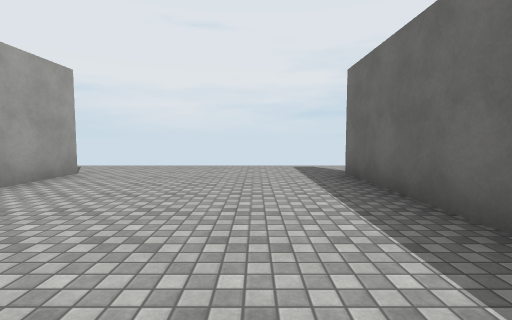
View 1 (above)

24 first-person views from a walk through a 3-D level made in the Unity game engine. The camera is 1.3 m above the floor, tilts 4° down and sees 85° across. The floor is counted in squares, 2 m on a side. Each view is taken from the middle of a square. On the plan, view 1 faces up. The plan holds only what a view shows up to about 9 squares ahead; the rest is blank. The place goes on beyond the plan. The player character is not drawn. Surface patterns are stand-ins for the level's own textures.

View 2
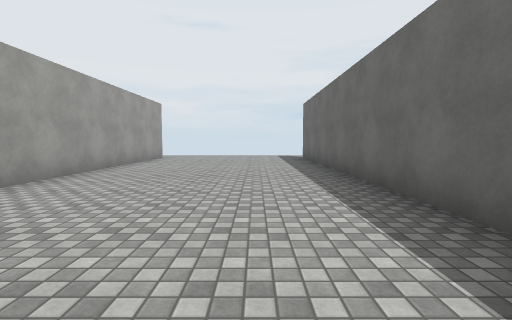

View 3
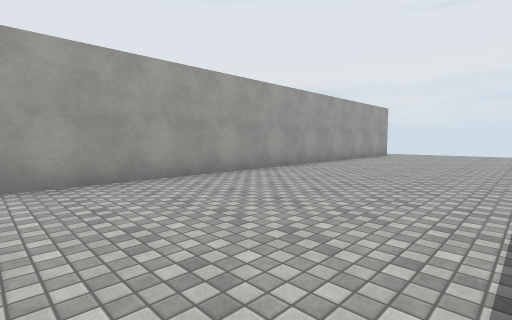

View 4
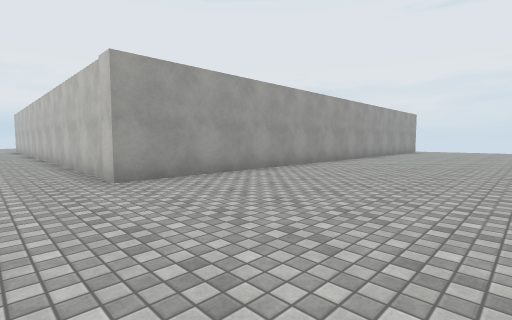

View 5
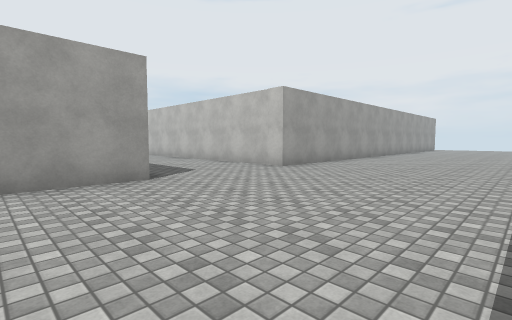

View 6
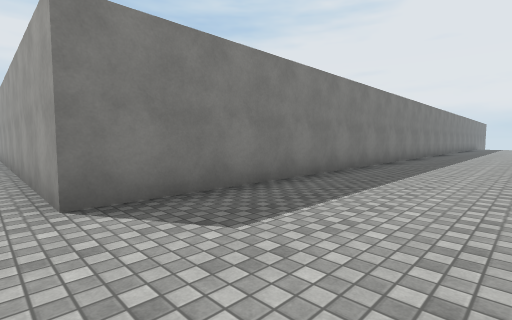

View 7
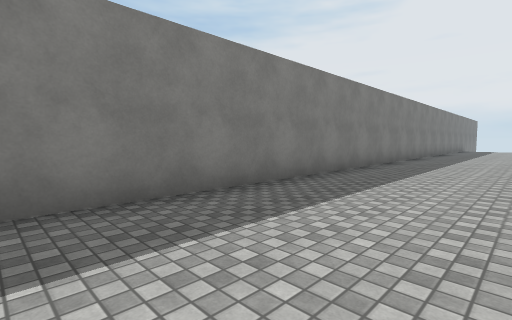

View 8
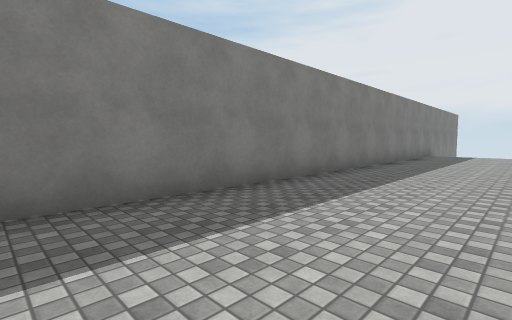

View 9
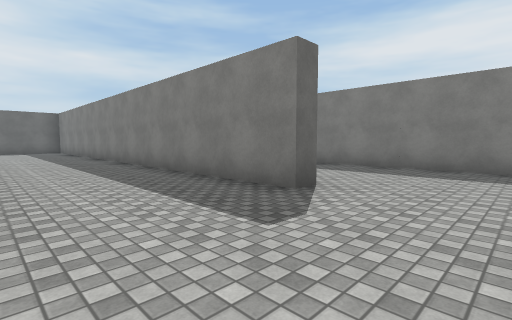

View 10
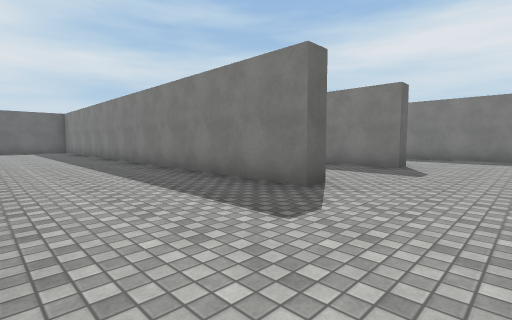

View 11
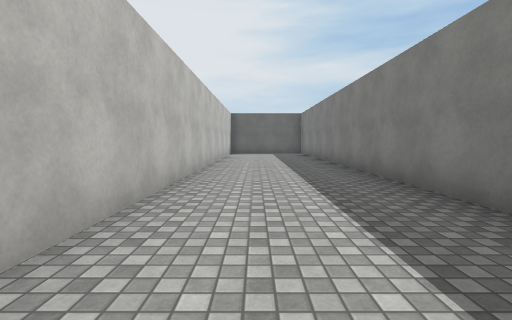

View 12
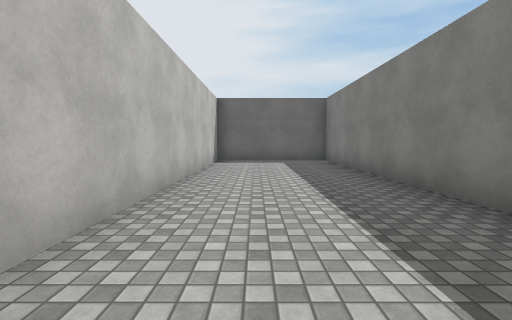

View 13
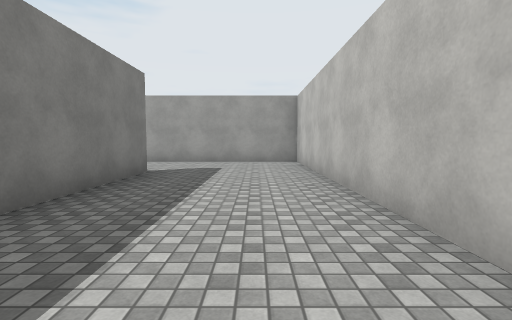

View 14
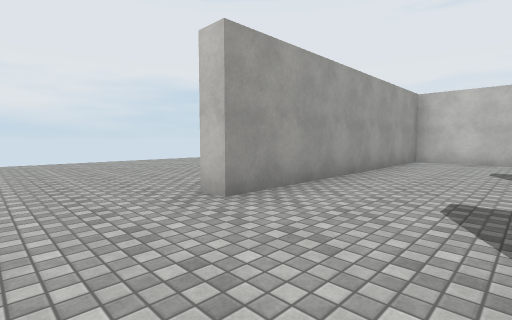

View 15
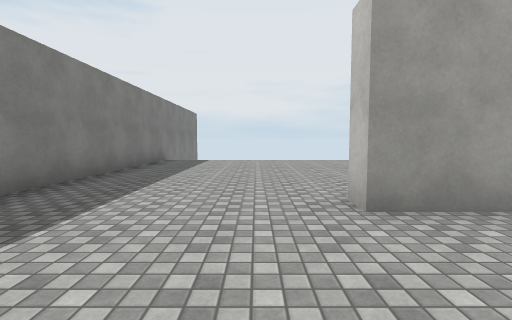

View 16
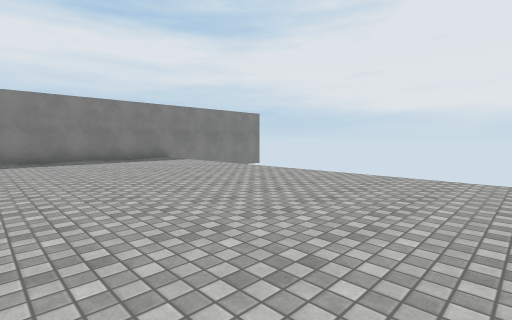

View 17
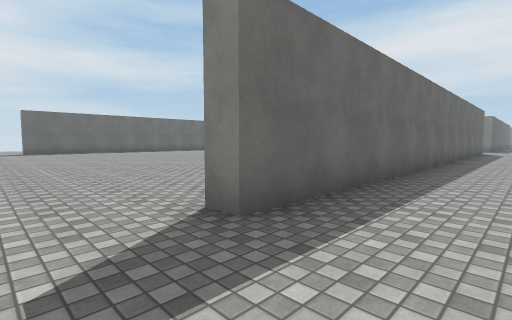

View 18
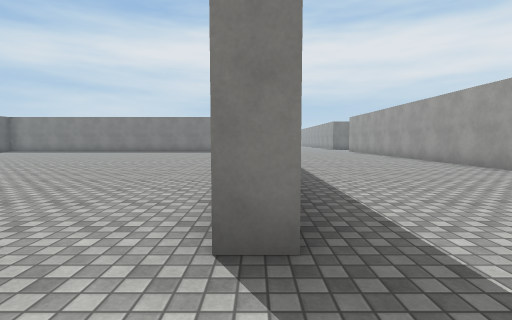

View 19
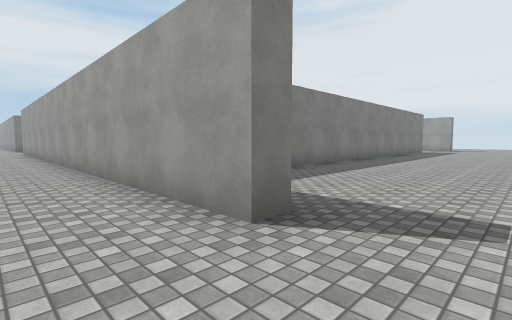

View 20
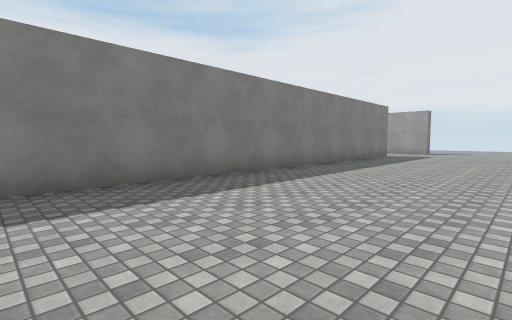

View 21
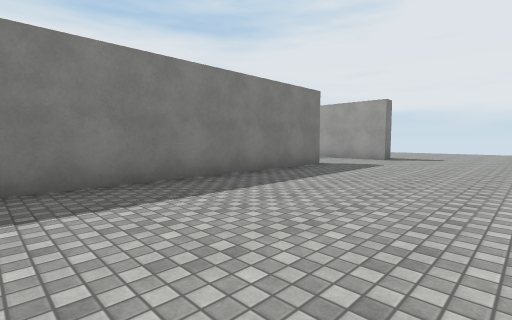

View 22
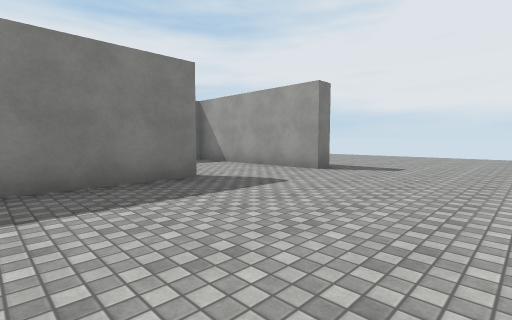

View 23
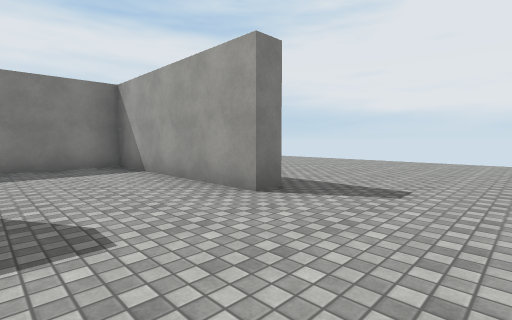

View 24
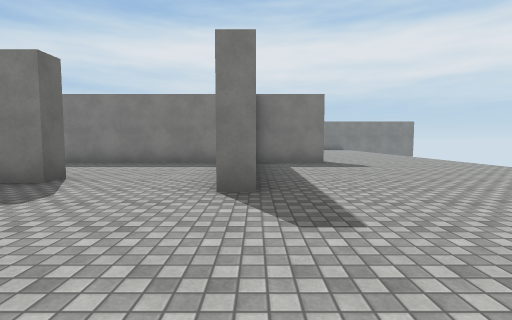

### Floor plan
Points are (right, up) in squares from view 1. A wall is a line through its corners. A room is listed if a view was taken in it or the views show most of it. See-through windows are left out.
Room 1 (views 1, 2, 3, 4, 5, 6, 7, 8, 9, 10, 11, 12, 13, 14, 15, 16, 17, 18, 19, 20, 21, 22, 23, 24)
walls: (-18.8, -5.9) (-18.8, -5.3) (-4, -5.3) (-4, -1.8) (-21.5, -1.8) (-21.5, -9) (-22, -9); (-18.8, -9.5) (-18.8, -9) (-11.2, -9); (-18.8, 2.2) (-18.8, 2.8) (-7.1, 2.8); (-4.1, 5.5) (-3.5, 5.5) (-3.5, -9.5) (-10.2, -9.5); (1.8, -4) (1.8, 5.5) (2.2, 5.5); (-24, -1.2) (-22, -1.2); (-22.1, 3.5) (-21.5, 3.5) (-21.5, -1.2) (-16.2, -1.2); (-28, -13) (-3.5, -13) (-3.5, -16.5)
ways out: opening at (2, 6.5)

Positions as (right, up) in squares from view 1, and headings:
1: (0, 0), facing up
2: (0, -5), facing up
3: (1, -7), facing up-left
4: (1, -11), facing up-left
5: (1, -15), facing up-left
6: (-3, -10), facing down-left
7: (-8, -10), facing down-left
8: (-15, -10), facing down-left
9: (-21, -6), facing down-right
10: (-21, -2), facing down-right
11: (-18, -3), facing right
12: (-13, -3), facing right
13: (-13, -3), facing left
14: (-19, -11), facing up-left
15: (-19, -10), facing left
16: (-23, -3), facing down-left
17: (0, 7), facing down-right
18: (2, 7), facing down
19: (-2, 7), facing down-left
20: (-7, 7), facing down-left
21: (-12, 7), facing down-left
22: (-16, 7), facing down-left
23: (-19, 6), facing down-left
24: (-22, 7), facing down
